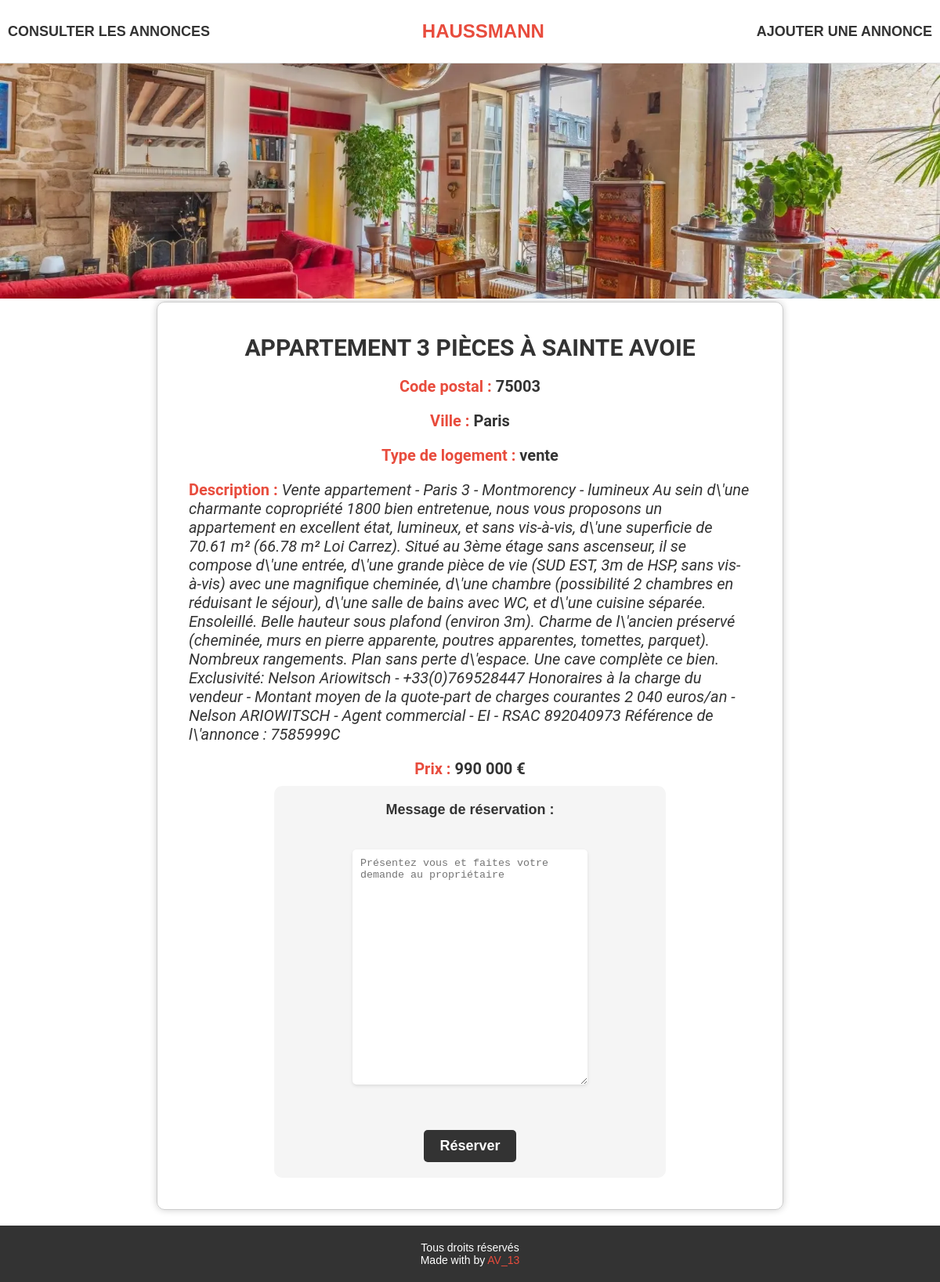
The app's page /TP/ficheAnnonce.php?id_appartement=12 with its own data.
### tables this page shows
CREATE TABLE IF NOT EXISTS `appartement` (
  `id_appartement` int NOT NULL AUTO_INCREMENT,
  `title` varchar(255) DEFAULT NULL,
  `description` text,
  `postal_code` varchar(10) DEFAULT NULL,
  `city` varchar(255) DEFAULT NULL,
  `type` varchar(50) DEFAULT NULL,
  `price` decimal(10,2) DEFAULT NULL,
  `reservation_message` text,
  `photo` varchar(500) NOT NULL,
  PRIMARY KEY (`id_appartement`)
);

### TP/include/function.php (called while the page is built)
<?php
function format_price(string $price_str): string
{
  $price = floatval($price_str);
  $formatted_price = number_format($price, 2, ',', ' ');
  return str_replace(',00', '', $formatted_price);
}

### TP/ficheAnnonce.php (the view, shortened to what this page needs)
<?php
require_once 'include/init.php';
if (isset($_GET['id_appartement'])) {
    $reqFiche = $pdo->prepare("SELECT * FROM appartement WHERE id_appartement = :id_appartement");
    $reqFiche->bindValue(':id_appartement', $_GET['id_appartement'], PDO::PARAM_INT);
    $reqFiche->execute();
    $appartement = $reqFiche->fetch(PDO::FETCH_ASSOC);
}
?>
<?php require_once 'common/headerTP.php'; ?>
<?php if ($appartement['reservation_message'] === null) { ?>
    <div class="ficheContainer">
        <img class='imgFiche' src="<?= $appartement['photo'] ?>" alt="...">
        <div class="ficheBody">
            <h2><?= $appartement['title'] ?></h2>
            <p class='ficheCP'><span class="styleDesc">Code postal : </span><?= $appartement['postal_code'] ?></p>
            <p class='ficheVille'><span class="styleDesc">Ville : </span><?= $appartement['city'] ?></p>
            <p class='ficheType'><span class="styleDesc">Type de logement : </span><?= $appartement['type'] ?></p>
            <p class='ficheDesc'><span class="styleDesc">Description : </span><?= $appartement['description'] ?></p>
            <p class='fichePrice'><span class="styleDesc">Prix : </span><?= format_price($appartement['price']) ?> €</p>
            <div class="formulaire" title="Formulaire d'inscription">
                <form action='' method="post" enctype="multipart/form-data">
                    <div>
                        <label for="description">Message de réservation :</label>
                    </div>
                    <div>
                        <textarea class='resMessage' name="reservation_message" placeholder="Présentez vous et faites votre demande au propriétaire"></textarea>
                    </div>
                    <div>
                        <input type="submit" class='submitButton' value="Réserver">
                    </div>
                </form>
            </div>
        </div>
    </div>
<?php } ?>
<?php require_once 'common/footerTP.php'; ?>

### TP/public/assets/styletp.css (style rules this page uses)
* { margin: 0; padding: 0; box-sizing: border-box; list-style: none; text-decoration: none; }
body { font-family: 'Montserrat', sans-serif; color: #333; }
.formulaire { max-width: 800px; max-height: 800px; margin: 0 auto; background-color: #f5f5f5; padding: 20px; border-radius: 10px; }
.formulaire form { display: flex; flex-direction: column; justify-content: space-around; }
.formulaire label { display: block; margin-bottom: 5px; font-size: 18px; font-weight: 600; color: #333; }
.formulaire input[type="text"], .formulaire textarea { width: 100%; padding: 10px; margin-bottom: 20px; border: none; border-radius: 5px; background-color: #fff; box-shadow: 0px 2px 4px rgba(0, 0, 0, 0.1); }
.formulaire input[type="submit"] { background-color: #333; color: #fff; border: none; padding: 10px 20px; border-radius: 5px; font-size: 18px; font-weight: 600; cursor: pointer; transition: all 0.5s ease-out; }
.formulaire textarea { height: 150px; }
.ficheBody { display: flex; align-items: center; justify-content: space-between; padding: 40px; flex-direction: column; width: 100%; max-width: 800px; margin: 0 auto; border: 1px solid #ccc; border-radius: 10px; box-shadow: 0 0 10px rgba(0, 0, 0, 0.2); overflow: hidden; margin-bottom: 20px; }
.ficheContainer img { height: 300px; object-fit: cover; object-position: center; width: 100%; }
.ficheBody h2 { font-family: 'Roboto', sans-serif; font-size: 30px; font-weight: 700; text-transform: uppercase; margin: 0 0 10px; }
.ficheBody p { font-family: 'Roboto', sans-serif; font-size: 20px; margin: 10px 0px 10px 0px; }
.ficheCP { font-weight: 700; }
.ficheVille { font-weight: 700; }
.ficheType { font-weight: 700; }
.styleDesc { font-weight: 700; font-style: normal; color: #E84C3D; }
.ficheDesc { font-style: italic; }
.fichePrice { font-weight: 700; margin-top: 10px; font-size: 24px; }
.resMessage { width: 400px; height: 300px; }
.ficheBody .formulaire { height: 500px; width: 500px; }
.ficheBody .formulaire form { height: 100%; display: flex; justify-content: space-between; align-items: center; flex-direction: column; }
.ficheBody .formulaire form textarea { height: 300px; width: 300px; }

### records on screen
appartement: photo (picture), title "APPARTEMENT 3 PIÈCES À SAINTE AVOIE", postal_code "75003", city "Paris", type "vente", description "Vente appartement - Paris 3 - Montmorency - lumineux Au sein d\\'une charmante copropriété 1800 bien entretenue, nous vous proposons un appartement en excellent état, lumineux, et sans vis-à-vis, d\\'une superficie de 70.61 m² (66.78 m² Loi Carrez). Situé au 3ème étage sans ascenseur, il se compose d\\'une entrée, d\\'une grande pièce de vie (SUD EST, 3m de HSP, sans vis-à-vis) avec une magnifique cheminée, d\\'une chambre (possibilité 2 chambres en réduisant le séjour), d\\'une salle de bains avec WC, et d\\'une cuisine séparée. Ensoleillé. Belle hauteur sous plafond (environ 3m). Charme de l\\'ancien préservé (cheminée, murs en pierre apparente, poutres apparentes, tomettes, parquet). Nombreux…", price "990 000"
